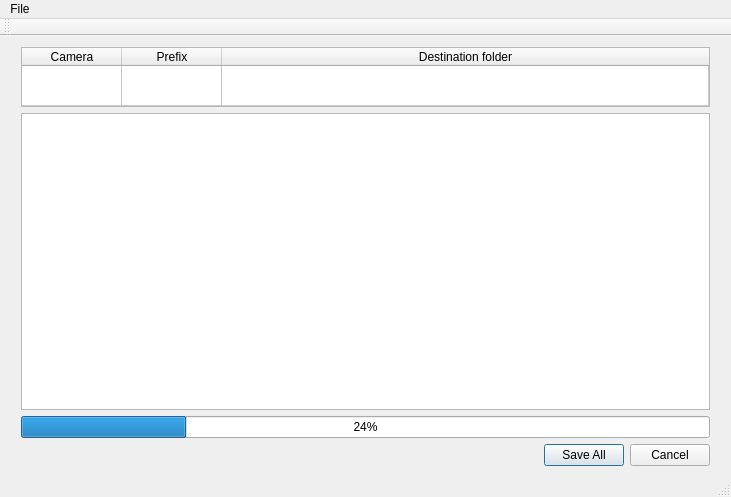
<?xml version="1.0" encoding="UTF-8"?>
<ui version="4.0">
 <class>MainWindow</class>
 <widget class="QMainWindow" name="MainWindow">
  <property name="geometry">
   <rect>
    <x>0</x>
    <y>0</y>
    <width>731</width>
    <height>497</height>
   </rect>
  </property>
  <property name="windowTitle">
   <string>impload</string>
  </property>
  <widget class="QWidget" name="centralWidget">
   <widget class="QWidget" name="layoutWidget">
    <property name="geometry">
     <rect>
      <x>10</x>
      <y>0</y>
      <width>711</width>
      <height>441</height>
     </rect>
    </property>
    <layout class="QGridLayout" name="gridLayout">
     <item row="0" column="0">
      <widget class="QTableWidget" name="wImportDetails">
       <property name="sizePolicy">
        <sizepolicy hsizetype="Expanding" vsizetype="Fixed">
         <horstretch>0</horstretch>
         <verstretch>0</verstretch>
        </sizepolicy>
       </property>
       <property name="maximumSize">
        <size>
         <width>16777215</width>
         <height>60</height>
        </size>
       </property>
       <property name="editTriggers">
        <set>QAbstractItemView::NoEditTriggers</set>
       </property>
       <attribute name="horizontalHeaderStretchLastSection">
        <bool>true</bool>
       </attribute>
       <attribute name="verticalHeaderVisible">
        <bool>false</bool>
       </attribute>
       <attribute name="verticalHeaderStretchLastSection">
        <bool>true</bool>
       </attribute>
       <row>
        <property name="text">
         <string>New Row</string>
        </property>
       </row>
       <column>
        <property name="text">
         <string>Camera</string>
        </property>
       </column>
       <column>
        <property name="text">
         <string>Prefix</string>
        </property>
       </column>
       <column>
        <property name="text">
         <string>Destination folder</string>
        </property>
       </column>
       <item row="0" column="1">
        <property name="text">
         <string notr="true"/>
        </property>
        <property name="flags">
         <set>ItemIsSelectable|ItemIsEditable|ItemIsDragEnabled|ItemIsUserCheckable|ItemIsEnabled</set>
        </property>
       </item>
       <item row="0" column="2">
        <property name="text">
         <string notr="true"/>
        </property>
        <property name="toolTip">
         <string extracomment="Base folder where camera subfolders will be created"/>
        </property>
       </item>
      </widget>
     </item>
     <item row="1" column="0">
      <widget class="PreviewGrid" name="wImagePreview">
       <property name="sizePolicy">
        <sizepolicy hsizetype="Expanding" vsizetype="Expanding">
         <horstretch>0</horstretch>
         <verstretch>1</verstretch>
        </sizepolicy>
       </property>
       <attribute name="horizontalHeaderVisible">
        <bool>false</bool>
       </attribute>
       <attribute name="verticalHeaderVisible">
        <bool>false</bool>
       </attribute>
      </widget>
     </item>
     <item row="3" column="0">
      <widget class="QDialogButtonBox" name="buttonBox">
       <property name="standardButtons">
        <set>QDialogButtonBox::Cancel|QDialogButtonBox::SaveAll</set>
       </property>
      </widget>
     </item>
     <item row="2" column="0">
      <widget class="QProgressBar" name="wProgressBar">
       <property name="value">
        <number>24</number>
       </property>
      </widget>
     </item>
    </layout>
   </widget>
  </widget>
  <widget class="QMenuBar" name="menuBar">
   <property name="geometry">
    <rect>
     <x>0</x>
     <y>0</y>
     <width>731</width>
     <height>22</height>
    </rect>
   </property>
   <widget class="QMenu" name="menuFile">
    <property name="title">
     <string>File</string>
    </property>
    <addaction name="action_Quit"/>
   </widget>
   <addaction name="menuFile"/>
  </widget>
  <widget class="QToolBar" name="mainToolBar">
   <attribute name="toolBarArea">
    <enum>TopToolBarArea</enum>
   </attribute>
   <attribute name="toolBarBreak">
    <bool>false</bool>
   </attribute>
  </widget>
  <widget class="QStatusBar" name="statusBar"/>
  <action name="action_Quit">
   <property name="text">
    <string>&amp;Quit</string>
   </property>
  </action>
 </widget>
 <layoutdefault spacing="6" margin="11"/>
 <customwidgets>
  <customwidget>
   <class>PreviewGrid</class>
   <extends>QTableWidget</extends>
   <header>PreviewGrid.h</header>
  </customwidget>
 </customwidgets>
 <resources/>
 <connections>
  <connection>
   <sender>action_Quit</sender>
   <signal>triggered()</signal>
   <receiver>MainWindow</receiver>
   <slot>close()</slot>
   <hints>
    <hint type="sourcelabel">
     <x>-1</x>
     <y>-1</y>
    </hint>
    <hint type="destinationlabel">
     <x>365</x>
     <y>249</y>
    </hint>
   </hints>
  </connection>
  <connection>
   <sender>buttonBox</sender>
   <signal>rejected()</signal>
   <receiver>MainWindow</receiver>
   <slot>close()</slot>
   <hints>
    <hint type="sourcelabel">
     <x>365</x>
     <y>457</y>
    </hint>
    <hint type="destinationlabel">
     <x>365</x>
     <y>248</y>
    </hint>
   </hints>
  </connection>
 </connections>
</ui>
